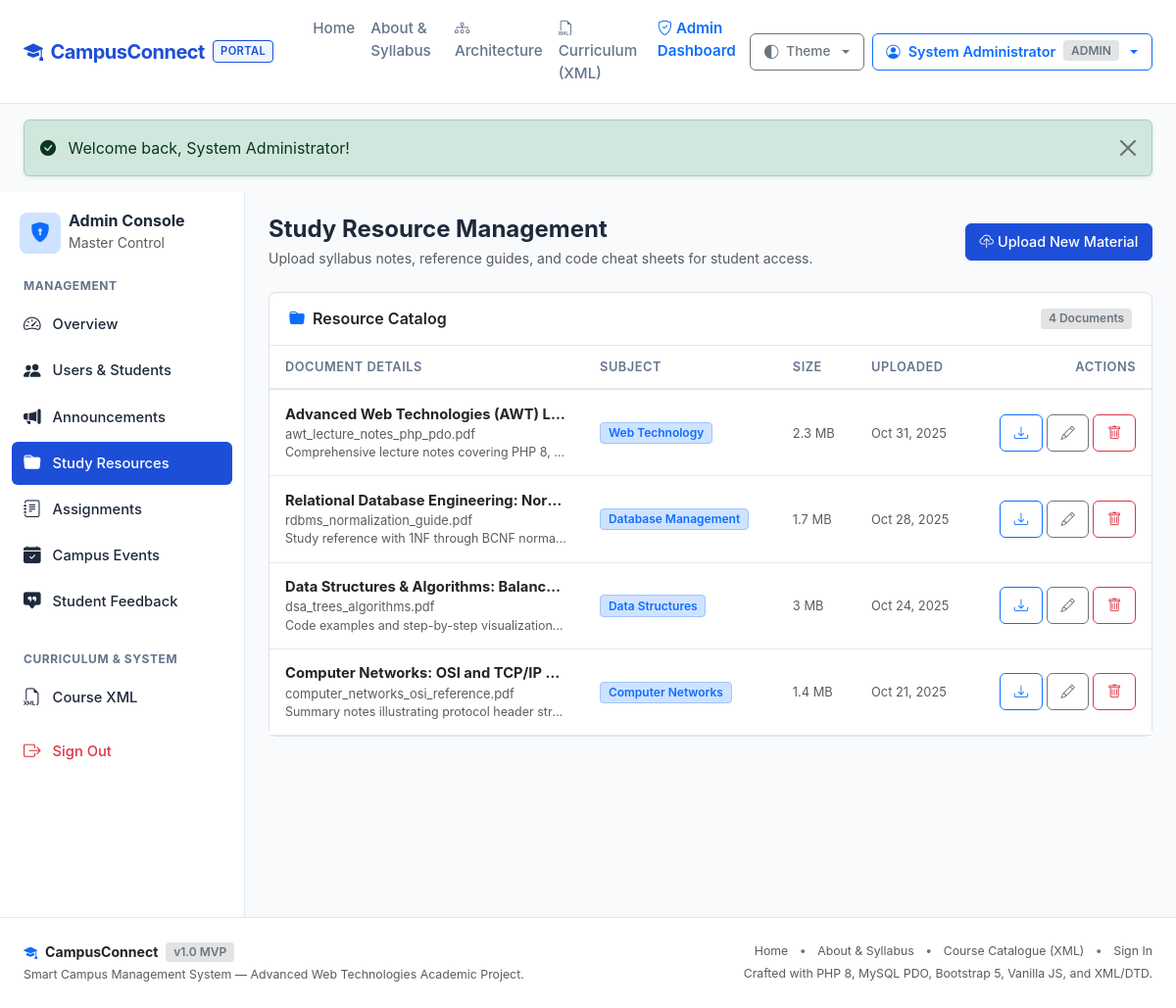
Page /admin/resources.php (signed in) on the committed database.
### tables this page shows
CREATE TABLE `resources` (
  `id` INT AUTO_INCREMENT PRIMARY KEY,
  `title` VARCHAR(200) NOT NULL,
  `subject` VARCHAR(100) NOT NULL,
  `description` TEXT NULL,
  `file_path` VARCHAR(255) NOT NULL,
  `file_name` VARCHAR(255) NOT NULL,
  `file_size` INT NOT NULL DEFAULT 0,
  `file_type` VARCHAR(100) NOT NULL DEFAULT 'application/pdf',
  `uploaded_by` INT NOT NULL,
  `created_at` TIMESTAMP DEFAULT CURRENT_TIMESTAMP,
  FOREIGN KEY (`uploaded_by`) REFERENCES `users`(`id`) ON DELETE CASCADE,
  INDEX `idx_resources_subject` (`subject`),
  INDEX `idx_resources_created` (`created_at`)
);

### includes/functions.php (called while the page is built, shortened)
<?php
function base_url(): string {
    static $base = null;
    if ($base !== null) {
        return $base;
    }
    $scriptName = $_SERVER['SCRIPT_NAME'] ?? '';
    $dir = dirname($scriptName);
    $dir = str_replace('\\', '/', $dir);
    $subfolders = ['/student', '/admin', '/api', '/actions', '/scripts', '/includes', '/xml'];
    foreach ($subfolders as $sub) {
        if (str_ends_with($dir, $sub)) {
            $dir = substr($dir, 0, -strlen($sub));
            break;
        }
    }
    $base = rtrim($dir, '/');
    return $base;
}
function url(string $path = ''): string {
    $cleanPath = ltrim($path, '/');
    $base = base_url();
    if ($base === '' || $base === '/') {
        return '/' . $cleanPath;
    }
    return $base . '/' . $cleanPath;
}
function e(?string $string): string {
    return htmlspecialchars($string, ENT_QUOTES | ENT_SUBSTITUTE, 'UTF-8');
}
function time_ago(?string $dateTimeStr): string {
    $timestamp = strtotime($dateTimeStr);
    $diff = time() - $timestamp;
    return date('M d, Y', $timestamp);
}
function format_bytes(int $bytes): string {
    $units = ['B', 'KB', 'MB', 'GB'];
    $i = (int)floor(log($bytes, 1024));
    return round($bytes / pow(1024, $i), 1) . ' ' . $units[$i];
}

### admin/resources.php (the view, shortened to what this page needs)
<?php
require_once dirname(__DIR__) . '/includes/functions.php';
$resources = [];
try {
    $pdo = get_db_connection();
    $stmt = $pdo->query("SELECT id, title, subject, description, file_path, file_name, file_size, file_type, created_at FROM resources ORDER BY created_at DESC");
    $resources = $stmt->fetchAll();
} catch (Exception $e) {
    error_log('Fetch resources error: ' . $e->getMessage());
}
require_once dirname(__DIR__) . '/includes/header.php';
?>
<div class="portal-container">
  <?php require_once dirname(__DIR__) . '/includes/admin_sidebar.php'; ?>
  <main class="portal-content">
    <div class="d-flex flex-wrap justify-content-between align-items-center mb-4 gap-2">
      <div>
        <h4 class="fw-bold mb-1">Study Resource Management</h4>
        <p class="text-muted small mb-0">Upload syllabus notes, reference guides, and code cheat sheets for student access.</p>
      </div>
      <div>
        <button type="button" class="btn btn-primary" data-bs-toggle="modal" data-bs-target="#uploadResourceModal">
          <i class="bi bi-cloud-upload me-1"></i>Upload New Material
        </button>
      </div>
    </div>
    <div class="card card-custom shadow-none border">
      <div class="card-header-clean">
        <span class="text-body"><i class="bi bi-folder-fill text-primary me-2"></i>Resource Catalog</span>
        <span class="badge bg-secondary-subtle text-secondary"><?= count($resources) ?> Documents</span>
      </div>
      <div class="card-body p-0">
        <div class="table-responsive">
          <table class="table table-custom mb-0 align-middle">
            <thead>
              <tr>
                <th>Document Details</th>
                <th>Subject</th>
                <th>Size</th>
                <th>Uploaded</th>
                <th class="text-end">Actions</th>
              </tr>
            </thead>
            <tbody>
              <?php if (empty($resources)): ?>
                <tr>
                  <td colspan="5" class="text-center py-4 text-muted">No study materials found in database.</td>
                </tr>
              <?php else: ?>
                <?php foreach ($resources as $res): ?>
                  <tr>
                    <td style="max-width: 300px;">
                      <div class="fw-bold text-body text-truncate"><?= e($res['title']) ?></div>
                      <small class="text-muted d-block text-truncate"><?= e($res['file_name']) ?></small>
                      <?php if ($res['description']): ?>
                        <small class="text-muted d-block text-truncate" style="font-size: 0.78rem;"><?= e($res['description']) ?></small>
                      <?php endif; ?>
                    </td>
                    <td><span class="badge bg-primary-subtle text-primary border border-primary-subtle"><?= e($res['subject']) ?></span></td>
                    <td><small class="text-muted"><?= format_bytes((int)$res['file_size']) ?></small></td>
                    <td><small class="text-muted"><?= time_ago($res['created_at']) ?></small></td>
                    <td class="text-end">
                      <div class="d-inline-flex gap-1">
                        <a href="<?= url('download.php?id=' . $res['id']) ?>" class="btn btn-sm btn-outline-primary" title="Download">
                          <i class="bi bi-download"></i>
                        </a>
                        <button type="button" class="btn btn-sm btn-outline-secondary" data-bs-toggle="modal" data-bs-target="#editResModal-<?= $res['id'] ?>">
                          <i class="bi bi-pencil"></i>
                        </button>
                        <form method="POST" action="<?= url('admin/resources.php') ?>" class="d-inline">
                          <button type="submit" class="btn btn-sm btn-outline-danger" data-confirm="Are you sure you want to permanently delete '<?= e($res['title']) ?>'?">
                            <i class="bi bi-trash"></i>
                          </button>
                        </form>
                      </div>
                    </td>
                  </tr>
                <?php endforeach; ?>
              <?php endif; ?>
            </tbody>
          </table>
        </div>
      </div>
    </div>
  </main>
</div>
<?php require_once dirname(__DIR__) . '/includes/footer.php'; ?>

### assets/css/style.css (style rules this page uses)
:root { --cc-primary: #1d4ed8; --cc-primary-hover: #1e40af; --cc-primary-subtle: #eff6ff; --cc-accent: #2563eb; --cc-body-bg: #f8fafc; --cc-card-bg: #ffffff; --cc-card-border: #e2e8f0; --cc-text-main: #1e293b; --cc-text-muted: #64748b; --cc-sidebar-bg: #ffffff; --cc-sidebar-border: #e2e8f0; --font-stack: -apple-system, BlinkMacSystemFont, "Segoe UI", Roboto, "Helvetica Neue", Arial, sans-serif; }
body { font-family: var(--font-stack); background-color: var(--cc-body-bg); color: var(--cc-text-main); min-height: 100vh; display: flex; flex-direction: column; -webkit-font-smoothing: antialiased; }
main { flex: 1 0 auto; }
.card-custom { background-color: var(--cc-card-bg); border: 1px solid var(--cc-card-border); border-radius: 8px; box-shadow: 0 1px 3px rgba(0, 0, 0, 0.05); transition: border-color 0.15s ease; }
.card-header-clean { background-color: transparent; border-bottom: 1px solid var(--cc-card-border); padding: 0.9rem 1.25rem; font-weight: 600; display: flex; align-items: center; justify-content: space-between; }
.portal-container { display: flex; min-height: calc(100vh - 60px); }
.portal-content { flex-grow: 1; padding: 1.5rem; max-width: 100%; overflow-x: hidden; }
.table-custom { width: 100%; border-collapse: collapse; }
.table-custom th { font-size: 0.8rem; font-weight: 600; text-transform: uppercase; letter-spacing: 0.04em; color: var(--cc-text-muted); background-color: var(--cc-card-bg); border-bottom: 2px solid var(--cc-card-border); padding: 0.75rem 1rem; }
.table-custom td { padding: 0.85rem 1rem; border-bottom: 1px solid var(--cc-card-border); vertical-align: middle; font-size: 0.92rem; }
.btn { font-weight: 500; border-radius: 6px; padding: 0.45rem 0.85rem; font-size: 0.9rem; }
.btn-primary { background-color: var(--cc-primary); border-color: var(--cc-primary); }
.badge { font-weight: 600; font-size: 0.75rem; padding: 0.35em 0.65em; border-radius: 4px; }

### rows in the picture
resources: title "Advanced Web Technologies (AWT) L…", file_name "awt_lecture_notes_php_pdo.pdf", description "Comprehensive lecture notes covering PHP 8,…", subject "Web Technology", file_size "2.3 MB", created_at "Oct 31, 2025"
resources: title "Relational Database Engineering: Nor…", file_name "rdbms_normalization_guide.pdf", description "Study reference with 1NF through BCNF norma…", subject "Database Management", file_size "1.7 MB", created_at "Oct 28, 2025"
resources: title "Data Structures & Algorithms: Balanc…", file_name "dsa_trees_algorithms.pdf", description "Code examples and step-by-step visualization…", subject "Data Structures", file_size "3 MB", created_at "Oct 24, 2025"
resources: title "Computer Networks: OSI and TCP/IP…", file_name "computer_networks_osi_reference.pdf", description "Summary notes illustrating protocol header str…", subject "Computer Networks", file_size "1.4 MB", created_at "Oct 21, 2025"

### other values in the picture
$currentUser['name'] "System Administrator"
$currentUser['role'] "ADMIN"
$flash['message'] "Welcome back, System Administrator!"
count($resources) "4"
